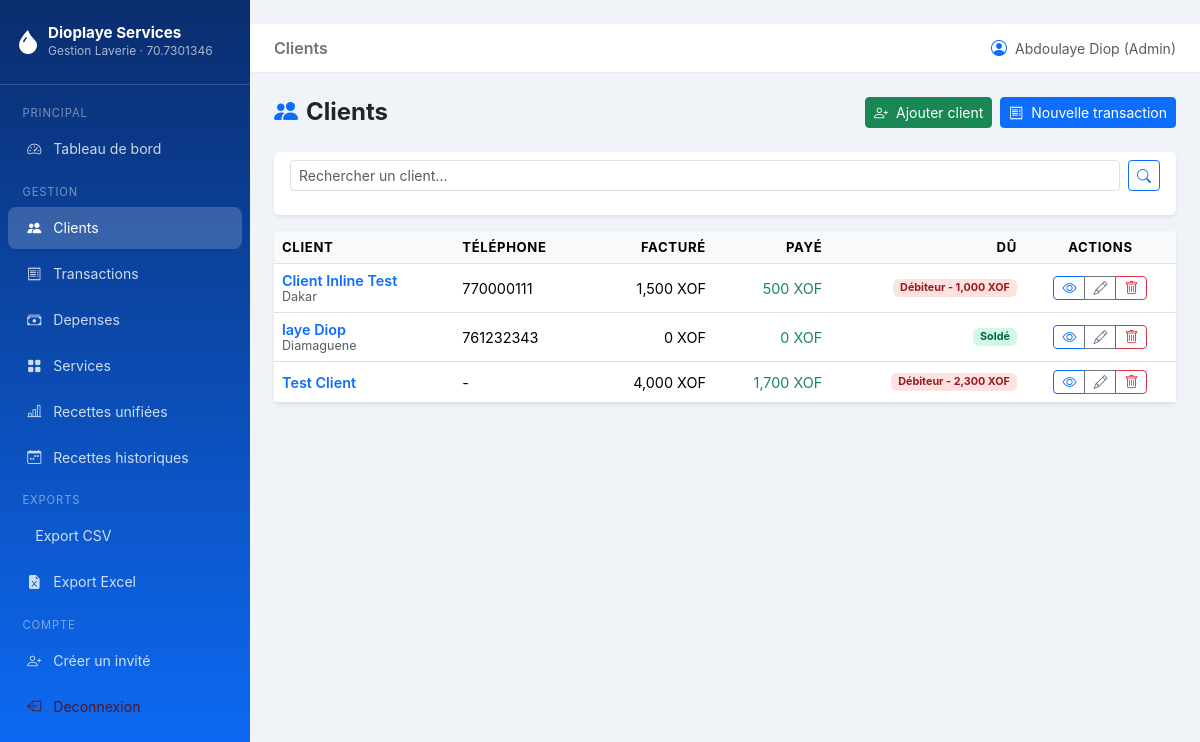
The app's page /clients/ (signed in), older data.
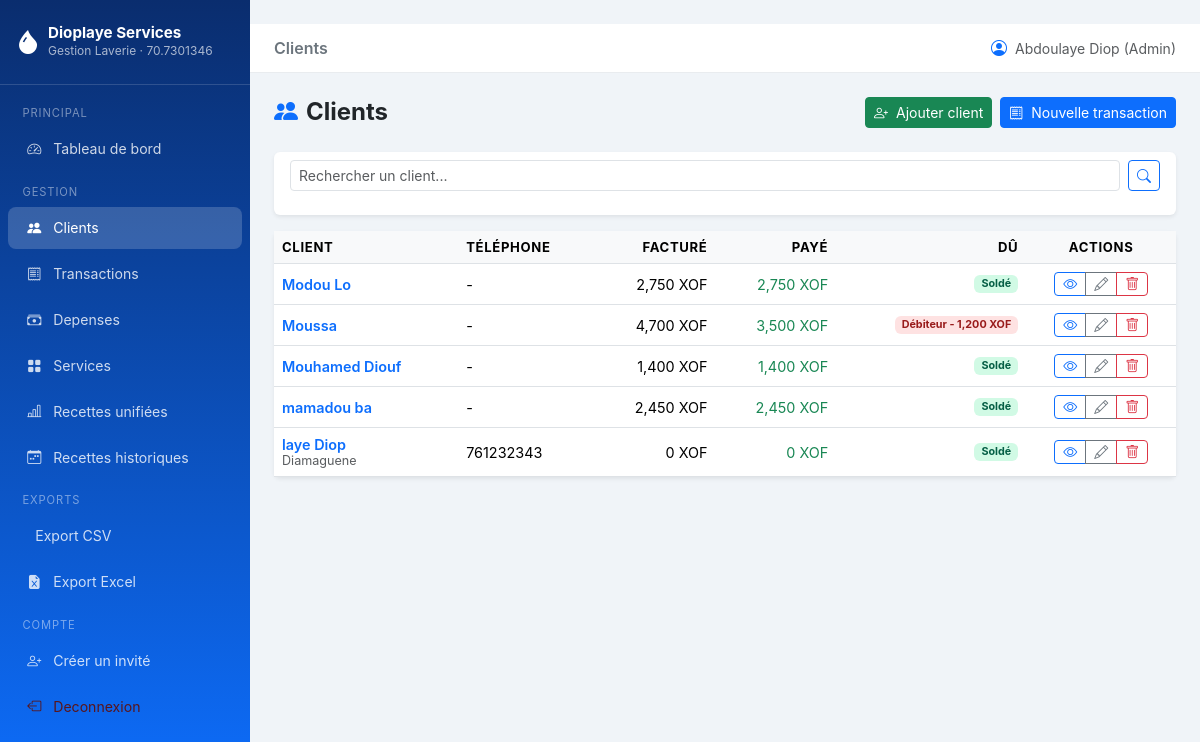
The same page, newer data.
### models.py (models this page shows, shortened)
class User(UserMixin, db.Model):
    __tablename__ = "users"
    id = db.Column(db.Integer, primary_key=True)
    username = db.Column(db.String(64), unique=True, nullable=False)
    email = db.Column(db.String(120), unique=True, nullable=False)
    password_hash = db.Column(db.String(256), nullable=False)
    role = db.Column(db.String(20), nullable=False, default="invite")
    is_active = db.Column(db.Boolean, default=True)
    created_at = db.Column(db.DateTime, default=datetime.utcnow)
    @property
    def is_admin(self) -> bool:
        return (self.role or "").lower() == "admin"

class Client(db.Model):
    __tablename__ = "clients"
    id = db.Column(db.Integer, primary_key=True)
    nom = db.Column(db.String(100), nullable=False)
    telephone = db.Column(db.String(20), nullable=True)
    adresse = db.Column(db.String(200), nullable=True)
    remarque = db.Column(db.String(300), nullable=True)
    created_at = db.Column(db.DateTime, default=datetime.utcnow)
    transactions = db.relationship(
        "Transaction",
        back_populates="client",
        lazy="dynamic",
        cascade="all, delete-orphan",
    )
    @property
    def total_facture(self) -> float:
        result = db.session.query(
            db.func.coalesce(db.func.sum(Transaction.total), 0)
        ).filter(
            Transaction.client_id == self.id,
            Transaction.type_transaction == "recette",
            Transaction.deleted_at == None,  # noqa: E711
        ).scalar()
        return float(result or 0)
    @property
    def total_paye(self) -> float:
        result = db.session.query(
            db.func.coalesce(db.func.sum(Paiement.montant), 0)
        ).join(
            Transaction, Transaction.id == Paiement.transaction_id
        ).filter(
            Transaction.client_id == self.id,
            Transaction.type_transaction == "recette",
            Transaction.deleted_at == None,  # noqa: E711
        ).scalar()
        return float(result or 0)
    @property
    def solde_du(self) -> float:
        return max(0.0, self.total_facture - self.total_paye)

### routes/clients.py (the view)
@clients_bp.route("/")
@login_required
def index():
    page = request.args.get("page", 1, type=int)
    search = request.args.get("q", "")
    query = Client.query.order_by(Client.created_at.desc())
    if search:
        query = query.filter(Client.nom.ilike(f"%{search}%"))
    pagination = query.paginate(page=page, per_page=Config.ITEMS_PER_PAGE, error_out=False)
    return render_template(
        "clients/index.html",
        clients=pagination.items,
        pagination=pagination,
        search=search,
    )

### templates/clients/index.html (shortened to what this page needs)
﻿{% extends "base.html" %}
{% block page_title %}Clients{% endblock %}
{% block content %}
<div class="d-flex justify-content-between align-items-center mb-4">
  <h4 class="fw-bold mb-0"><i class="bi bi-people-fill text-primary me-2"></i>Clients</h4>
  <div class="d-flex gap-2">
    <a href="{{ url_for('clients.create') }}" class="btn btn-success btn-sm">
      <i class="bi bi-person-plus me-1"></i> Ajouter client
    </a>
    <a href="{{ url_for('transactions.create') }}" class="btn btn-primary btn-sm">
      <i class="bi bi-receipt me-1"></i> Nouvelle transaction
    </a>
  </div>
</div>
<div class="card border-0 shadow-sm mb-3">
  <div class="card-body py-2">
    <form method="GET" class="d-flex gap-2">
      <input type="text" name="q" class="form-control form-control-sm"
             placeholder="Rechercher un client..." value="{{ search }}">
      <button class="btn btn-outline-primary btn-sm"><i class="bi bi-search"></i></button>
    </form>
  </div>
</div>
<div class="card border-0 shadow-sm">
  <div class="card-body p-0">
    <div class="table-responsive">
      <table class="table table-hover mb-0">
        <thead>
          <tr>
            <th>Client</th>
            <th>Téléphone</th>
            <th class="text-end">Facturé</th>
            <th class="text-end">Payé</th>
            <th class="text-end">Dû</th>
            <th class="text-center">Actions</th>
          </tr>
        </thead>
        <tbody>
          {% for client in clients %}
          <tr>
            <td>
              <a href="{{ url_for('clients.detail', client_id=client.id) }}"
                 class="fw-semibold text-decoration-none">{{ client.nom }}</a>
              {% if client.adresse %}
              <br><small class="text-muted">{{ client.adresse }}</small>
              {% endif %}
            </td>
            <td>{{ client.telephone or "-" }}</td>
            <td class="text-end">{{ "{:,.0f}".format(client.total_facture) }} XOF</td>
            <td class="text-end text-success">{{ "{:,.0f}".format(client.total_paye) }} XOF</td>
            <td class="text-end">
              {% if client.solde_du > 0 %}
              <span class="badge badge-du">Débiteur - {{ "{:,.0f}".format(client.solde_du) }} XOF</span>
              {% else %}
              <span class="badge badge-solde">Soldé</span>
              {% endif %}
            </td>
            <td class="text-center">
              <div class="btn-group btn-group-sm">
                <a href="{{ url_for('clients.detail', client_id=client.id) }}"
                   class="btn btn-outline-primary" title="Voir"><i class="bi bi-eye"></i></a>
                <a href="{{ url_for('clients.edit', client_id=client.id) }}"
                   class="btn btn-outline-secondary" title="Modifier"><i class="bi bi-pencil"></i></a>
                {% if current_user.is_admin %}
                <button type="button"
                        class="btn btn-outline-danger js-delete-client"
                        title="Supprimer"
                        data-client-id="{{ client.id }}"
                        data-client-nom="{{ client.nom|e }}">
                  <i class="bi bi-trash"></i>
                </button>
                {% endif %}
              </div>
            </td>
          </tr>
          {% endfor %}
        </tbody>
      </table>
    </div>
  </div>
</div>
{% endblock %}

### templates/base.html (shortened to what this page needs)
﻿<!DOCTYPE html>
<html lang="fr">
<head>
  <link rel="stylesheet" href="https://cdn.jsdelivr.net/npm/bootstrap@5.3.3/dist/css/bootstrap.min.css">
  <link rel="stylesheet" href="https://cdn.jsdelivr.net/npm/bootstrap-icons@1.11.3/font/bootstrap-icons.css">
  <link rel="stylesheet" href="{{ url_for('static', filename='css/main.css') }}">
</head>
<body>
{% if current_user.is_authenticated %}
<nav id="sidebar">
  <div class="brand">
    <div class="d-flex align-items-center gap-2">
      <i class="bi bi-droplet-fill fs-4 text-white"></i>
      <div>
        <h5>{{ config.get('LAVERIE_NOM', 'Dioplaye Services') }}</h5>
        <small>Gestion Laverie · {{ config.get('LAVERIE_TELEPHONE', '-') }}</small>
      </div>
    </div>
  </div>
  <ul class="nav flex-column mt-2">
    <li class="nav-section">Principal</li>
    <li class="nav-item">
      <a class="nav-link {% if request.endpoint == 'dashboard.index' %}active{% endif %}"
         href="{{ url_for('dashboard.index') }}">
        <i class="bi bi-speedometer2"></i> Tableau de bord
      </a>
    </li>
    <li class="nav-section">Gestion</li>
    <li class="nav-item">
      <a class="nav-link {% if request.blueprint == 'clients' %}active{% endif %}"
         href="{{ url_for('clients.index') }}">
        <i class="bi bi-people-fill"></i> Clients
      </a>
    </li>
    <li class="nav-item">
      <a class="nav-link {% if request.blueprint == 'transactions' %}active{% endif %}"
         href="{{ url_for('transactions.index') }}">
        <i class="bi bi-receipt"></i> Transactions
      </a>
    </li>
    <li class="nav-item">
      <a class="nav-link {% if request.blueprint == 'depenses' %}active{% endif %}"
         href="{{ url_for('depenses.index') }}">
        <i class="bi bi-cash-stack"></i> Depenses
      </a>
    </li>
    <li class="nav-item">
      <a class="nav-link {% if request.blueprint == 'services' %}active{% endif %}"
         href="{{ url_for('services.index') }}">
        <i class="bi bi-grid-fill"></i> Services
      </a>
    </li>
    <li class="nav-item">
      <a class="nav-link {% if request.endpoint == 'recettes_historiques.unifiees' %}active{% endif %}"
         href="{{ url_for('recettes_historiques.unifiees') }}">
        <i class="bi bi-bar-chart-line"></i> Recettes unifiées
      </a>
    </li>
    {% if current_user.is_admin %}
    <li class="nav-item">
      <a class="nav-link {% if request.blueprint == 'recettes_historiques' and request.endpoint != 'recettes_historiques.unifiees' %}active{% endif %}"
         href="{{ url_for('recettes_historiques.index') }}">
        <i class="bi bi-calendar-week"></i> Recettes historiques
      </a>
    </li>
    {% endif %}
    <li class="nav-section">Exports</li>
    <li class="nav-item">
      <a class="nav-link" href="{{ url_for('exports.transactions_csv') }}">
         Export CSV
      </a>
    </li>
    <li class="nav-item">
      <a class="nav-link" href="{{ url_for('exports.transactions_excel') }}">
        <i class="bi bi-file-earmark-excel-fill"></i> Export Excel
      </a>
    </li>
    <li class="nav-section mt-auto">Compte</li>
    {% if current_user.is_admin %}
    <li class="nav-item">
      <a class="nav-link" href="{{ url_for('auth.create_invite') }}">
        <i class="bi bi-person-plus"></i> Créer un invité
      </a>
    </li>
    {% endif %}
    <li class="nav-item">
      <a class="nav-link text-danger-emphasis" href="{{ url_for('auth.logout') }}">
        <i class="bi bi-box-arrow-left"></i> Deconnexion
      </a>
    </li>
  </ul>
</nav>
{% endif %}
<div id="main-content">
  {% if current_user.is_authenticated %}
  <div class="topbar d-flex align-items-center justify-content-between">
    <div class="d-flex align-items-center gap-3">
      <span class="fw-semibold text-secondary">{% block page_title %}{% endblock %}</span>
    </div>
    <div class="d-flex align-items-center gap-2">
      <i class="bi bi-person-circle text-primary"></i>
      <small class="text-muted">
        {{ current_user.username }}{% if current_user.is_admin %} (Admin){% else %} (Invité){% endif %}
      </small>
    </div>
  </div>
  {% endif %}
  <div class="page-content">
    {% block content %}{% endblock %}
  </div>
</div>
</body>
</html>

### static/css/main.css (style rules this page uses)
:root { --sidebar-width: 250px; --primary: #0d6efd; --success: #198754; }
body { background: #f0f4f8; font-family: 'Inter', sans-serif; }
#sidebar { width: var(--sidebar-width); min-height: 100vh; background: linear-gradient(180deg, #0a2d6e 0%, #0d6efd 100%); position: fixed; top: 0; left: 0; z-index: 100; transition: transform 0.3s ease; }
#sidebar .brand { padding: 1.5rem 1rem; border-bottom: 1px solid rgba(255,255,255,.15); }
#sidebar .brand h5 { color: #fff; font-weight: 700; margin: 0; font-size: .95rem; }
#sidebar .brand small { color: rgba(255,255,255,.65); font-size: .75rem; }
#sidebar .nav-link { color: rgba(255,255,255,.8); padding: .65rem 1.2rem; border-radius: 8px; margin: 2px 8px; transition: all .2s; font-size: .88rem; }
#sidebar .nav-link:hover, #sidebar .nav-link.active { background: rgba(255,255,255,.18); color: #fff; }
#sidebar .nav-link i { width: 20px; text-align: center; margin-right: 8px; }
#sidebar .nav-section { font-size: .7rem; text-transform: uppercase; letter-spacing: .08em; color: rgba(255,255,255,.45); padding: .75rem 1.4rem .25rem; }
#main-content { margin-left: var(--sidebar-width); min-height: 100vh; }
.topbar { background: #fff; border-bottom: 1px solid #e9ecef; padding: .75rem 1.5rem; position: sticky; top: 0; z-index: 50; }
.page-content { padding: 1.5rem; }
.table thead th { background: #f8f9fa; font-size: .82rem; text-transform: uppercase; letter-spacing: .05em; }
.table td { vertical-align: middle; font-size: .9rem; }
.badge-solde { background: #d1fae5; color: #065f46; }
.badge-du { background: #fee2e2; color: #991b1b; }

### templates/base.html (style rules this page uses)
:root { --sidebar-width: 250px; --primary: #0d6efd; --success: #198754; }
body { background: #f0f4f8; font-family: 'Inter', sans-serif; }
#sidebar { width: var(--sidebar-width); min-height: 100vh; background: linear-gradient(180deg, #0a2d6e 0%, #0d6efd 100%); position: fixed; top: 0; left: 0; z-index: 100; transition: transform 0.3s ease; }
#sidebar .brand { padding: 1.5rem 1rem; border-bottom: 1px solid rgba(255,255,255,.15); }
#sidebar .brand h5 { color: #fff; font-weight: 700; margin: 0; font-size: .95rem; }
#sidebar .brand small { color: rgba(255,255,255,.65); font-size: .75rem; }
#sidebar .nav-link { color: rgba(255,255,255,.8); padding: .65rem 1.2rem; border-radius: 8px; margin: 2px 8px; transition: all .2s; font-size: .88rem; }
#sidebar .nav-link:hover, #sidebar .nav-link.active { background: rgba(255,255,255,.18); color: #fff; }
#sidebar .nav-link i { width: 20px; text-align: center; margin-right: 8px; }
#sidebar .nav-section { font-size: .7rem; text-transform: uppercase; letter-spacing: .08em; color: rgba(255,255,255,.45); padding: .75rem 1.4rem .25rem; }
#main-content { margin-left: var(--sidebar-width); min-height: 100vh; }
.topbar { background: #fff; border-bottom: 1px solid #e9ecef; padding: .75rem 1.5rem; position: sticky; top: 0; z-index: 50; }
.page-content { padding: 1.5rem; }
.table thead th { background: #f8f9fa; font-size: .82rem; text-transform: uppercase; letter-spacing: .05em; }
.table td { vertical-align: middle; font-size: .9rem; }
.badge-solde { background: #d1fae5; color: #065f46; }
.badge-du { background: #fee2e2; color: #991b1b; }

Row changes from the older to the newer data that the page shows:
removed Client: nom "Client Inline Test", adresse "Dakar", telephone "770000111", total_facture "1,500", total_paye "500", solde_du "1,000"
removed Client: nom "Test Client", telephone "-", total_facture "4,000", total_paye "1,700", solde_du "2,300"
added Client: nom "Modou Lo", telephone "-", total_facture "2,750", total_paye "2,750", shows "Soldé"
added Client: nom "Moussa", telephone "-", total_facture "4,700", total_paye "3,500", solde_du "1,200"
added Client: nom "Mouhamed Diouf", telephone "-", total_facture "1,400", total_paye "1,400", shows "Soldé"
added Client: nom "mamadou ba", telephone "-", total_facture "2,450", total_paye "2,450", shows "Soldé"
